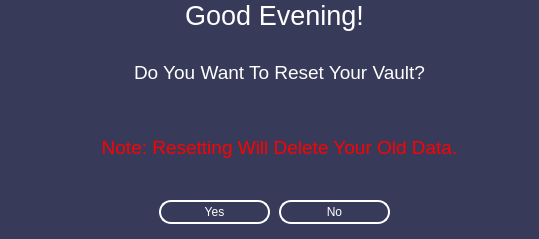
<?xml version="1.0" encoding="UTF-8"?>
<ui version="4.0">
 <class>Dialog</class>
 <widget class="QDialog" name="Dialog">
  <property name="geometry">
   <rect>
    <x>0</x>
    <y>0</y>
    <width>539</width>
    <height>239</height>
   </rect>
  </property>
  <property name="minimumSize">
   <size>
    <width>539</width>
    <height>239</height>
   </size>
  </property>
  <property name="maximumSize">
   <size>
    <width>539</width>
    <height>239</height>
   </size>
  </property>
  <property name="windowTitle">
   <string>Dialog</string>
  </property>
  <property name="styleSheet">
   <string notr="true"/>
  </property>
  <widget class="QStackedWidget" name="MainstackedWidget">
   <property name="geometry">
    <rect>
     <x>-1</x>
     <y>40</y>
     <width>541</width>
     <height>191</height>
    </rect>
   </property>
   <property name="font">
    <font>
     <pointsize>8</pointsize>
    </font>
   </property>
   <property name="styleSheet">
    <string notr="true">background-color: rgb(56, 58, 89);


</string>
   </property>
   <property name="currentIndex">
    <number>3</number>
   </property>
   <widget class="QWidget" name="login">
    <widget class="QPushButton" name="unlock_btn">
     <property name="enabled">
      <bool>true</bool>
     </property>
     <property name="geometry">
      <rect>
       <x>240</x>
       <y>130</y>
       <width>75</width>
       <height>24</height>
      </rect>
     </property>
     <property name="cursor">
      <cursorShape>PointingHandCursor</cursorShape>
     </property>
     <property name="styleSheet">
      <string notr="true">QPushButton{
  border: 1.5px solid white;
  border-radius: 12px;
  padding: 5px;
  color: rgb(255, 255, 255)
}
QPushButton:hover{
  background-color: rgb(199, 199, 199);  
}
QPushButton:disabled{
  color: rgb(199, 199, 199);  
}</string>
     </property>
     <property name="text">
      <string>Unlock</string>
     </property>
    </widget>
    <widget class="QLabel" name="label_3">
     <property name="geometry">
      <rect>
       <x>0</x>
       <y>30</y>
       <width>541</width>
       <height>21</height>
      </rect>
     </property>
     <property name="font">
      <font>
       <pointsize>12</pointsize>
      </font>
     </property>
     <property name="styleSheet">
      <string notr="true">color: rgb(255, 255, 255)</string>
     </property>
     <property name="text">
      <string>Enter Master Password To Continue</string>
     </property>
     <property name="alignment">
      <set>Qt::AlignCenter</set>
     </property>
    </widget>
    <widget class="QLineEdit" name="master_password_single_user">
     <property name="geometry">
      <rect>
       <x>150</x>
       <y>70</y>
       <width>241</width>
       <height>21</height>
      </rect>
     </property>
     <property name="styleSheet">
      <string notr="true">QLineEdit{
color: rgb(255, 255, 255)
}
QLineEdit:disabled{
  color: rgb(199, 199, 199);  
}</string>
     </property>
     <property name="text">
      <string/>
     </property>
     <property name="echoMode">
      <enum>QLineEdit::PasswordEchoOnEdit</enum>
     </property>
     <property name="clearButtonEnabled">
      <bool>false</bool>
     </property>
    </widget>
    <widget class="QPushButton" name="forgot_password">
     <property name="enabled">
      <bool>true</bool>
     </property>
     <property name="geometry">
      <rect>
       <x>200</x>
       <y>160</y>
       <width>161</width>
       <height>31</height>
      </rect>
     </property>
     <property name="cursor">
      <cursorShape>PointingHandCursor</cursorShape>
     </property>
     <property name="styleSheet">
      <string notr="true">QPushButton{
  border: none;
  border-radius: 12px;
  padding: 5px;
  color: rgb(255, 255, 255)
}
QPushButton:hover{
  color: rgb(199, 199, 199);  
}
QPushButton:disabled{
  color: rgb(199, 199, 199);  
}</string>
     </property>
     <property name="text">
      <string>Forgot Your Main Password?</string>
     </property>
    </widget>
    <widget class="QStackedWidget" name="stackedWidgetmp">
     <property name="geometry">
      <rect>
       <x>150</x>
       <y>90</y>
       <width>241</width>
       <height>31</height>
      </rect>
     </property>
     <property name="currentIndex">
      <number>1</number>
     </property>
     <widget class="QWidget" name="wrongpass_enter">
      <widget class="QLabel" name="label_8">
       <property name="geometry">
        <rect>
         <x>80</x>
         <y>10</y>
         <width>141</width>
         <height>16</height>
        </rect>
       </property>
       <property name="styleSheet">
        <string notr="true">color: rgb(255, 0, 0)
</string>
       </property>
       <property name="text">
        <string>Wrong Password!</string>
       </property>
      </widget>
     </widget>
     <widget class="QWidget" name="page_2"/>
    </widget>
   </widget>
   <widget class="QWidget" name="newuser">
    <widget class="QLabel" name="label_5">
     <property name="geometry">
      <rect>
       <x>120</x>
       <y>60</y>
       <width>81</width>
       <height>21</height>
      </rect>
     </property>
     <property name="font">
      <font>
       <pointsize>12</pointsize>
      </font>
     </property>
     <property name="styleSheet">
      <string notr="true">color: rgb(255, 255, 255)</string>
     </property>
     <property name="text">
      <string>Password:</string>
     </property>
    </widget>
    <widget class="QLabel" name="label_6">
     <property name="geometry">
      <rect>
       <x>60</x>
       <y>90</y>
       <width>141</width>
       <height>21</height>
      </rect>
     </property>
     <property name="font">
      <font>
       <pointsize>12</pointsize>
      </font>
     </property>
     <property name="styleSheet">
      <string notr="true">color: rgb(255, 255, 255)</string>
     </property>
     <property name="text">
      <string>Confirm Password:</string>
     </property>
    </widget>
    <widget class="QLineEdit" name="create_single_user_password_line_1">
     <property name="geometry">
      <rect>
       <x>210</x>
       <y>60</y>
       <width>211</width>
       <height>21</height>
      </rect>
     </property>
     <property name="styleSheet">
      <string notr="true">color: rgb(255, 255, 255)</string>
     </property>
     <property name="text">
      <string/>
     </property>
     <property name="echoMode">
      <enum>QLineEdit::PasswordEchoOnEdit</enum>
     </property>
     <property name="clearButtonEnabled">
      <bool>true</bool>
     </property>
    </widget>
    <widget class="QLineEdit" name="create_single_user_password_confirm">
     <property name="enabled">
      <bool>true</bool>
     </property>
     <property name="geometry">
      <rect>
       <x>210</x>
       <y>90</y>
       <width>211</width>
       <height>21</height>
      </rect>
     </property>
     <property name="styleSheet">
      <string notr="true">color: rgb(255, 255, 255)</string>
     </property>
     <property name="text">
      <string/>
     </property>
     <property name="echoMode">
      <enum>QLineEdit::PasswordEchoOnEdit</enum>
     </property>
     <property name="clearButtonEnabled">
      <bool>true</bool>
     </property>
    </widget>
    <widget class="QPushButton" name="create_new_user_btn">
     <property name="enabled">
      <bool>true</bool>
     </property>
     <property name="geometry">
      <rect>
       <x>220</x>
       <y>160</y>
       <width>111</width>
       <height>24</height>
      </rect>
     </property>
     <property name="cursor">
      <cursorShape>PointingHandCursor</cursorShape>
     </property>
     <property name="styleSheet">
      <string notr="true">QPushButton{
  border: 1.5px solid white;
  border-radius: 12px;
  padding: 5px;
  color: rgb(255, 255, 255)
}
QPushButton:hover{
  background-color: rgb(199, 199, 199);  
}
QPushButton:disabled{
  color: rgb(199, 199, 199);  
}</string>
     </property>
     <property name="text">
      <string>Create New Vault</string>
     </property>
    </widget>
    <widget class="QLabel" name="label_7">
     <property name="geometry">
      <rect>
       <x>0</x>
       <y>10</y>
       <width>541</width>
       <height>21</height>
      </rect>
     </property>
     <property name="font">
      <font>
       <pointsize>12</pointsize>
      </font>
     </property>
     <property name="styleSheet">
      <string notr="true">color: rgb(255, 255, 255)</string>
     </property>
     <property name="text">
      <string>To Create A New Vault Enter The Master Password</string>
     </property>
     <property name="alignment">
      <set>Qt::AlignCenter</set>
     </property>
    </widget>
    <widget class="QStackedWidget" name="substackedWidget">
     <property name="geometry">
      <rect>
       <x>180</x>
       <y>120</y>
       <width>211</width>
       <height>31</height>
      </rect>
     </property>
     <property name="currentIndex">
      <number>2</number>
     </property>
     <widget class="QWidget" name="pass_no_match">
      <widget class="QLabel" name="label_2">
       <property name="geometry">
        <rect>
         <x>30</x>
         <y>10</y>
         <width>161</width>
         <height>16</height>
        </rect>
       </property>
       <property name="styleSheet">
        <string notr="true">color: rgb(255, 0, 0)</string>
       </property>
       <property name="text">
        <string>Your Passwords Don't Match</string>
       </property>
      </widget>
     </widget>
     <widget class="QWidget" name="blank_feild">
      <widget class="QLabel" name="label_4">
       <property name="geometry">
        <rect>
         <x>30</x>
         <y>10</y>
         <width>161</width>
         <height>16</height>
        </rect>
       </property>
       <property name="styleSheet">
        <string notr="true">color: rgb(255, 0, 0)</string>
       </property>
       <property name="text">
        <string>Please Enter Your Password</string>
       </property>
      </widget>
     </widget>
     <widget class="QWidget" name="page_3"/>
     <widget class="QWidget" name="page_4">
      <widget class="QLabel" name="label_14">
       <property name="geometry">
        <rect>
         <x>30</x>
         <y>10</y>
         <width>101</width>
         <height>16</height>
        </rect>
       </property>
       <property name="styleSheet">
        <string notr="true">color: rgb(255, 0, 0)</string>
       </property>
       <property name="text">
        <string>Password Is Weak</string>
       </property>
      </widget>
     </widget>
     <widget class="QWidget" name="page_5">
      <widget class="QLabel" name="label_15">
       <property name="geometry">
        <rect>
         <x>30</x>
         <y>10</y>
         <width>131</width>
         <height>16</height>
        </rect>
       </property>
       <property name="styleSheet">
        <string notr="true">color: rgb(0, 85, 255)</string>
       </property>
       <property name="text">
        <string>Password Is Moderate</string>
       </property>
      </widget>
     </widget>
     <widget class="QWidget" name="page_6">
      <widget class="QLabel" name="label_16">
       <property name="geometry">
        <rect>
         <x>30</x>
         <y>10</y>
         <width>111</width>
         <height>16</height>
        </rect>
       </property>
       <property name="styleSheet">
        <string notr="true">color: rgb(0, 170, 0)</string>
       </property>
       <property name="text">
        <string>Password Is Strong</string>
       </property>
      </widget>
     </widget>
    </widget>
    <widget class="QPushButton" name="pushButton_2">
     <property name="geometry">
      <rect>
       <x>430</x>
       <y>60</y>
       <width>91</width>
       <height>24</height>
      </rect>
     </property>
     <property name="styleSheet">
      <string notr="true">QPushButton{
  border: 1.5px solid white;
  border-radius: 12px;
  padding: 5px;
  color: rgb(255, 255, 255)
}
QPushButton:hover{
  background-color: rgb(199, 199, 199);  
}
QPushButton:disabled{
  color: rgb(199, 199, 199);  
}</string>
     </property>
     <property name="text">
      <string>Password Info</string>
     </property>
    </widget>
   </widget>
   <widget class="QWidget" name="page">
    <widget class="QLabel" name="label_11">
     <property name="geometry">
      <rect>
       <x>90</x>
       <y>10</y>
       <width>361</width>
       <height>20</height>
      </rect>
     </property>
     <property name="font">
      <font>
       <pointsize>12</pointsize>
      </font>
     </property>
     <property name="styleSheet">
      <string notr="true">color: rgb(255, 255, 255)</string>
     </property>
     <property name="text">
      <string>Please Select You Preferred Method For Encryption</string>
     </property>
     <property name="alignment">
      <set>Qt::AlignCenter</set>
     </property>
    </widget>
    <widget class="QPushButton" name="confirm_encryption_type">
     <property name="geometry">
      <rect>
       <x>450</x>
       <y>160</y>
       <width>75</width>
       <height>24</height>
      </rect>
     </property>
     <property name="styleSheet">
      <string notr="true">QPushButton{
  border: 1.5px solid white;
  border-radius: 12px;
  padding: 5px;
  color: rgb(255, 255, 255)
}
QPushButton:hover{
  background-color: rgb(199, 199, 199);  
}
QPushButton:disabled{
  color: rgb(199, 199, 199);  
}</string>
     </property>
     <property name="text">
      <string>Ok</string>
     </property>
    </widget>
    <widget class="QRadioButton" name="pyaescrypt">
     <property name="geometry">
      <rect>
       <x>30</x>
       <y>50</y>
       <width>89</width>
       <height>20</height>
      </rect>
     </property>
     <property name="styleSheet">
      <string notr="true">color: rgb(255, 255, 255)</string>
     </property>
     <property name="text">
      <string>PyAesCrypt</string>
     </property>
    </widget>
    <widget class="QRadioButton" name="pycryptodome">
     <property name="geometry">
      <rect>
       <x>190</x>
       <y>50</y>
       <width>151</width>
       <height>20</height>
      </rect>
     </property>
     <property name="styleSheet">
      <string notr="true">color: rgb(255, 255, 255)</string>
     </property>
     <property name="text">
      <string>PyCryptoDome [Default]</string>
     </property>
     <property name="checked">
      <bool>true</bool>
     </property>
    </widget>
    <widget class="QLabel" name="label_12">
     <property name="geometry">
      <rect>
       <x>30</x>
       <y>160</y>
       <width>411</width>
       <height>20</height>
      </rect>
     </property>
     <property name="styleSheet">
      <string notr="true">color: rgb(255, 255, 255)</string>
     </property>
     <property name="text">
      <string>Note: This Cannot Be Changed Later. To Change You Have To Reset The Vault</string>
     </property>
    </widget>
    <widget class="QRadioButton" name="none">
     <property name="geometry">
      <rect>
       <x>420</x>
       <y>50</y>
       <width>89</width>
       <height>20</height>
      </rect>
     </property>
     <property name="styleSheet">
      <string notr="true">color: rgb(255, 255, 255)</string>
     </property>
     <property name="text">
      <string>None</string>
     </property>
    </widget>
    <widget class="QStackedWidget" name="warning_encrypt">
     <property name="geometry">
      <rect>
       <x>20</x>
       <y>70</y>
       <width>501</width>
       <height>80</height>
      </rect>
     </property>
     <property name="currentIndex">
      <number>1</number>
     </property>
     <widget class="QWidget" name="warn_usr">
      <widget class="QLabel" name="label_13">
       <property name="geometry">
        <rect>
         <x>10</x>
         <y>10</y>
         <width>481</width>
         <height>51</height>
        </rect>
       </property>
       <property name="styleSheet">
        <string notr="true">color: rgb(255, 0, 0)</string>
       </property>
       <property name="text">
        <string>Anyone Can Access Your Data Without Your Consent. The Vault Will Just Be Hidden Under Your Master Password.</string>
       </property>
       <property name="wordWrap">
        <bool>true</bool>
       </property>
      </widget>
     </widget>
     <widget class="QWidget" name="good"/>
    </widget>
   </widget>
   <widget class="QWidget" name="page_7">
    <widget class="QPushButton" name="create_new_user_btn_7">
     <property name="enabled">
      <bool>true</bool>
     </property>
     <property name="geometry">
      <rect>
       <x>160</x>
       <y>160</y>
       <width>111</width>
       <height>24</height>
      </rect>
     </property>
     <property name="cursor">
      <cursorShape>PointingHandCursor</cursorShape>
     </property>
     <property name="styleSheet">
      <string notr="true">QPushButton{
  border: 1.5px solid white;
  border-radius: 12px;
  padding: 5px;
  color: rgb(255, 255, 255)
}
QPushButton:hover{
  color: rgb(255, 0, 0)
}
QPushButton:disabled{
  color: rgb(199, 199, 199);  
}</string>
     </property>
     <property name="text">
      <string>Yes</string>
     </property>
    </widget>
    <widget class="QPushButton" name="create_new_user_btn_8">
     <property name="enabled">
      <bool>true</bool>
     </property>
     <property name="geometry">
      <rect>
       <x>280</x>
       <y>160</y>
       <width>111</width>
       <height>24</height>
      </rect>
     </property>
     <property name="cursor">
      <cursorShape>PointingHandCursor</cursorShape>
     </property>
     <property name="styleSheet">
      <string notr="true">QPushButton{
  border: 1.5px solid white;
  border-radius: 12px;
  padding: 5px;
  color: rgb(255, 255, 255)
}
QPushButton:hover{
  color: rgb(0, 255, 0)
}
QPushButton:disabled{
  color: rgb(199, 199, 199);  
}</string>
     </property>
     <property name="text">
      <string>No</string>
     </property>
    </widget>
    <widget class="QLabel" name="label_52">
     <property name="geometry">
      <rect>
       <x>30</x>
       <y>10</y>
       <width>501</width>
       <height>121</height>
      </rect>
     </property>
     <property name="styleSheet">
      <string notr="true">color: rgb(255, 255, 255)</string>
     </property>
     <property name="text">
      <string>&lt;html&gt;&lt;head/&gt;&lt;body&gt;&lt;p align=&quot;center&quot;&gt;&lt;span style=&quot; font-size:14pt;&quot;&gt;Do You Want To Reset Your Vault?&lt;/span&gt;&lt;/p&gt;&lt;p&gt;&lt;br/&gt;&lt;/p&gt;&lt;p align=&quot;center&quot;&gt;&lt;span style=&quot; font-size:14pt; color:#ff0000;&quot;&gt;Note: Resetting Will Delete Your Old Data.&lt;/span&gt;&lt;/p&gt;&lt;/body&gt;&lt;/html&gt;</string>
     </property>
     <property name="textFormat">
      <enum>Qt::RichText</enum>
     </property>
    </widget>
   </widget>
  </widget>
  <widget class="QFrame" name="frame">
   <property name="geometry">
    <rect>
     <x>-71</x>
     <y>0</y>
     <width>621</width>
     <height>241</height>
    </rect>
   </property>
   <property name="styleSheet">
    <string notr="true">QFrame{
  
	background-color: rgb(56, 58, 89);
	color: rgb(220, 220, 220);
    border-radius:10px
}

</string>
   </property>
   <property name="frameShape">
    <enum>QFrame::StyledPanel</enum>
   </property>
   <property name="frameShadow">
    <enum>QFrame::Raised</enum>
   </property>
   <widget class="QStackedWidget" name="stackedWidget">
    <property name="geometry">
     <rect>
      <x>240</x>
      <y>0</y>
      <width>201</width>
      <height>41</height>
     </rect>
    </property>
    <property name="currentIndex">
     <number>1</number>
    </property>
    <widget class="QWidget" name="page_23">
     <widget class="QLabel" name="label">
      <property name="geometry">
       <rect>
        <x>-10</x>
        <y>-10</y>
        <width>221</width>
        <height>51</height>
       </rect>
      </property>
      <property name="font">
       <font>
        <pointsize>20</pointsize>
       </font>
      </property>
      <property name="styleSheet">
       <string notr="true">color: rgb(255, 255, 255)</string>
      </property>
      <property name="text">
       <string>Good Morning!</string>
      </property>
      <property name="alignment">
       <set>Qt::AlignCenter</set>
      </property>
     </widget>
    </widget>
    <widget class="QWidget" name="page_24">
     <widget class="QLabel" name="label_51">
      <property name="geometry">
       <rect>
        <x>-10</x>
        <y>-10</y>
        <width>231</width>
        <height>51</height>
       </rect>
      </property>
      <property name="font">
       <font>
        <pointsize>20</pointsize>
       </font>
      </property>
      <property name="styleSheet">
       <string notr="true">color: rgb(255, 255, 255)</string>
      </property>
      <property name="text">
       <string>Good Evening!</string>
      </property>
      <property name="alignment">
       <set>Qt::AlignCenter</set>
      </property>
     </widget>
    </widget>
   </widget>
  </widget>
  <zorder>frame</zorder>
  <zorder>MainstackedWidget</zorder>
 </widget>
 <resources>
  <include location="resources.qrc"/>
 </resources>
 <connections/>
</ui>
